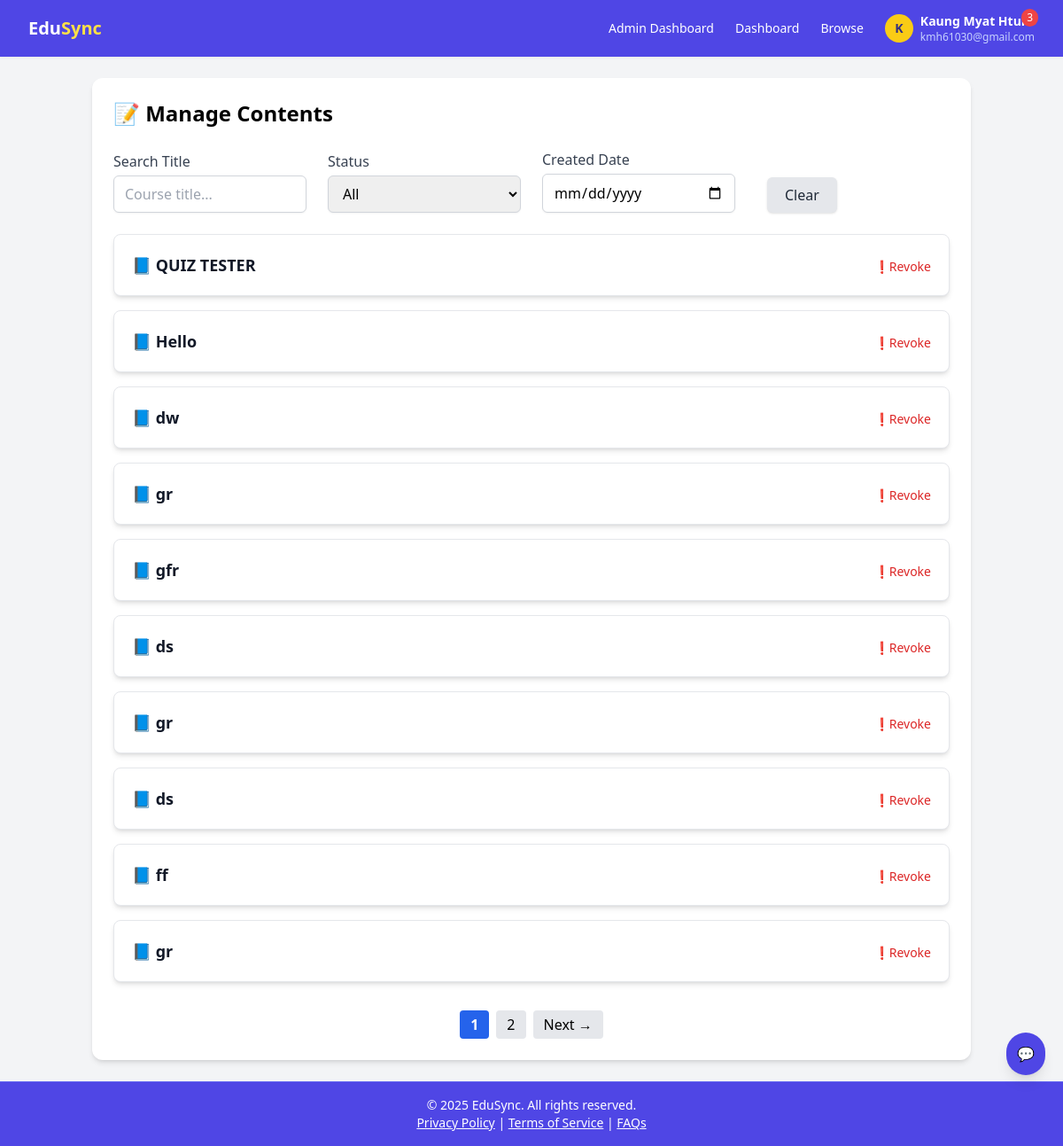
/adminpanel/approvals/ (signed in), run on an earlier commit of the app's database.
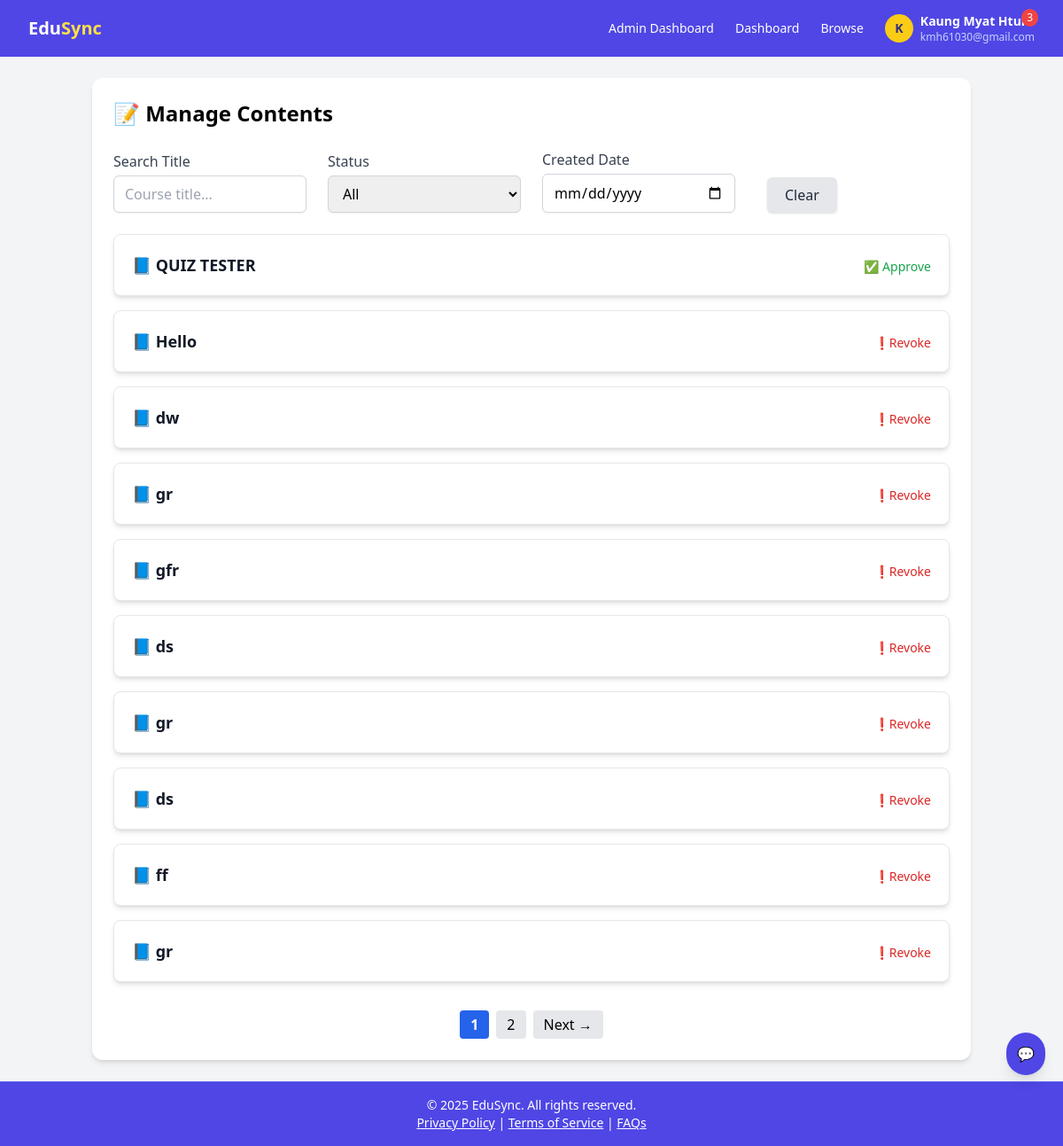
And on a later commit of the database.
### courses/models.py (models this page shows, shortened)
class Course(models.Model):
    title = models.CharField(max_length=200)
    description = MarkdownxField()
    instructor = models.ForeignKey(settings.AUTH_USER_MODEL, on_delete=models.PROTECT, related_name='created_courses')
    created_at = models.DateTimeField(auto_now_add=True)
    enrolled_users = models.ManyToManyField(
        settings.AUTH_USER_MODEL,
        related_name='enrolled_courses',
        blank=True
    )
    is_approved = models.BooleanField(default=True)

### adminpanel/views.py (the view)
# urls.py: path('approvals/', views.admin_approvals, name='admin_approvals'),
@login_required
@user_passes_test(is_admin)
def admin_approvals(request):
    search_query = request.GET.get('search', '')
    status_filter = request.GET.get('status', '')
    date_filter = request.GET.get('date', '')
    page_number = request.GET.get('page')
    courses = Course.objects.all()
    if search_query:
        courses = courses.filter(title__icontains=search_query)
    if status_filter == 'approved':
        courses = courses.filter(is_approved=True)
    elif status_filter == 'not_approved':
        courses = courses.filter(is_approved=False)
    if date_filter:
        try:
            date_obj = datetime.strptime(date_filter, '%Y-%m-%d').date()
            courses = courses.filter(created_at__date=date_obj)
        except ValueError:
            pass
    courses = [c for c in courses if not c.is_approved or c.modules.exists()]
    paginator = Paginator(courses, 10)
    page_obj = paginator.get_page(page_number)
    context = {
        "courses": page_obj,
        "page_obj": page_obj,
        "search_query": search_query,
        "status_filter": status_filter,
        "date_filter": date_filter,
    }
    if request.headers.get("x-requested-with") == "XMLHttpRequest":
        html = render_to_string("adminpanel/partials/course_list.html", context, request=request)
        return HttpResponse(html)
    return render(request, "adminpanel/approvals.html", context)

### adminpanel/views.py (called while the page is built)
def is_admin(user):
    return user.is_staff or user.is_superuser

### notifications/context_processors.py (called while the page is built)
def unread_notifications_count(request):
    if request.user.is_authenticated:
        count = Notification.objects.filter(recipient=request.user, is_read=False).count()
    else:
        count = 0
    return {'unread_notifications_count': count}

### templates/adminpanel/approvals.html (shortened to what this page needs)
{% extends "base.html" %}
{% block content %}
<div class="p-6 bg-white rounded-xl shadow-md max-w-5xl mx-auto space-y-6">
  <h3 class="text-2xl font-semibold mb-6 flex items-center gap-2">
    📝 Manage Contents
  </h3>
  <form id="filterForm" method="get" class="mb-8 grid grid-cols-1 sm:grid-cols-4 gap-6 items-end">
    <div>
      <label for="search" class="block font-medium mb-1 text-gray-700">Search Title</label>
      <input
        type="text"
        name="search"
        id="search"
        value="{{ search_query }}"
        placeholder="Course title..."
        class="w-full border border-gray-300 rounded-md px-3 py-2 shadow-sm
               focus:outline-none focus:ring-2 focus:ring-blue-500 focus:border-blue-500 transition"
        autocomplete="off"
      >
    </div>
    <div>
      <label for="status" class="block font-medium mb-1 text-gray-700">Status</label>
      <select
        name="status"
        id="status"
        class="w-full border border-gray-300 rounded-md px-3 py-2 shadow-sm
               focus:outline-none focus:ring-2 focus:ring-blue-500 focus:border-blue-500 transition"
      >
        <option value="" {% if not status_filter %}selected{% endif %}>All</option>
      </select>
    </div>
    <div>
      <label for="date" class="block font-medium mb-1 text-gray-700">Created Date</label>
      <input
        type="date"
        id="date"
        name="date"
        value="{{ date_filter }}"
        class="w-full border border-gray-300 rounded-md px-3 py-2 shadow-sm
               focus:outline-none focus:ring-2 focus:ring-blue-500 focus:border-blue-500 transition"
      >
    </div>
    <div class="flex space-x-3">
      <a href="{% url 'admin_approvals' %}"
         class="inline-block bg-gray-200 text-gray-800 px-5 py-2 rounded-md shadow hover:bg-gray-300 transition font-medium"
      >
        Clear
      </a>
    </div>
  </form>
  <div id="courseList">
    {% include 'adminpanel/partials/course_list.html' %}
  </div>
</div>
{% endblock %}

### templates/adminpanel/partials/course_list.html (shortened to what this page needs)
{% if courses %}
  <div class="space-y-4">
    {% for course in courses %}
      {% if not course.is_approved or course.modules.exists %}
        <div class="bg-white shadow-md rounded-lg p-5 border border-gray-200">
           <div class="flex justify-between items-center w-full text-gray-900 font-semibold text-lg">
              <button
                class="text-left hover:text-blue-600 focus:outline-none focus:ring-2 focus:ring-blue-400 rounded transition"
                onclick="toggleCourseDetails('{{ course.id }}')"
                aria-expanded="false"
                aria-controls="course-{{ course.id }}-details"
              >
                📘 {{ course.title }}
              </button>
              <form method="POST"
                action="{% url 'toggle_course_approval' course.id %}?next={{ request.get_full_path|urlencode }}"
                onsubmit="return confirm('Are you sure you want to {% if course.is_approved %}revoke{% else %}approve{% endif %} this course?');"
                class="inline">
                <button type="submit"
                        class="{% if course.is_approved %}text-red-600{% else %}text-green-600{% endif %} hover:underline font-normal text-sm">
                  {% if course.is_approved %}
                    ❗Revoke
                  {% else %}
                    ✅ Approve
                  {% endif %}
                </button>
              </form>
            </div>
        </div>
      {% endif %}
    {% endfor %}
  </div>
{% else %}
  <p class="text-gray-600 italic text-center py-10">No content available for approval.</p>
{% endif %}
{% if page_obj.has_other_pages %}
  <nav class="mt-8 flex justify-center space-x-2" role="navigation" aria-label="Pagination">
    {% for num in page_obj.paginator.page_range %}
      {% if num >= page_obj.number|add:'-2' and num <= page_obj.number|add:'2' %}
        {% if num == page_obj.number %}
          <span aria-current="page" class="px-3 py-1 rounded bg-blue-600 text-white font-semibold">{{ num }}</span>
        {% else %}
          <a href="?page={{ num }}"
             class="px-3 py-1 rounded bg-gray-200 hover:bg-gray-300 focus:outline-none focus:ring-2 focus:ring-blue-400"
             aria-label="Page {{ num }}">{{ num }}</a>
        {% endif %}
      {% endif %}
    {% endfor %}
    {% if page_obj.has_next %}
      <a href="?page={{ page_obj.next_page_number }}"
         class="px-3 py-1 rounded bg-gray-200 hover:bg-gray-300 focus:outline-none focus:ring-2 focus:ring-blue-400"
         aria-label="Next page">Next →</a>
    {% endif %}
  </nav>
{% endif %}

What changed in the data, as far as the page shows it:
changed Course "QUIZ TESTER": is_approved "❗Revoke" → "✅ Approve"
